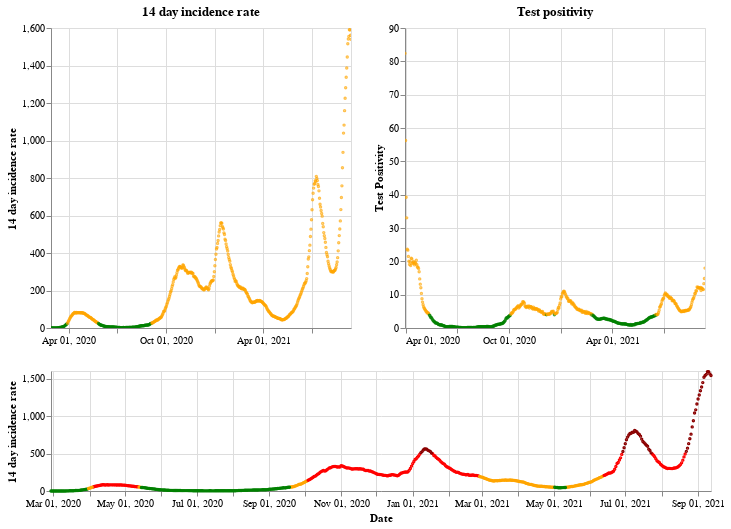

Notebook code cell kept with this figure:
### Markdown cell above
## Scotland

### Code cell
plot_traffic_light('Scotland')

### Figure 1 — Vega-Lite specification as saved in the notebook (floating-point values rounded to 4 significant figures; data arrays with more than 128 entries replaced by an {"elided": "..."} marker saying what was removed)
{"config": {"view": {"continuousWidth": 400, "continuousHeight": 300}}, "vconcat": [{"hconcat": [{"mark": {"type": "point", "size": 2}, "encoding": {"color": {"condition": {"value": "green", "test": "(datum.twoWeeklyCasesRate <= 25)"}, "value": "orange"}, "tooltip": [{"type": "nominal", "field": "areaName"}, {"type": "temporal", "field": "date"}, {"type": "quantitative", "field": "twoWeeklyCasesRate"}, {"type": "quantitative", "field": "testPositivity"}], "x": {"type": "temporal", "axis": {"title": ""}, "field": "date", "scale": {"domain": {"selection": "DateBrush"}}, "timeUnit": "yearmonthdate"}, "y": {"type": "quantitative", "axis": {"title": "14 day incidence rate"}, "field": "twoWeeklyCasesRate"}}, "title": "14 day incidence rate", "width": 300}, {"mark": {"type": "point", "size": 2}, "encoding": {"color": {"condition": {"value": "green", "test": "(datum.testPositivity <= 4)"}, "value": "orange"}, "tooltip": [{"type": "nominal", "field": "areaName"}, {"type": "temporal", "field": "date"}, {"type": "quantitative", "field": "twoWeeklyCasesRate"}, {"type": "quantitative", "field": "testPositivity"}], "x": {"type": "temporal", "axis": {"title": ""}, "field": "date", "scale": {"domain": {"selection": "DateBrush"}}, "timeUnit": "yearmonthdate"}, "y": {"type": "quantitative", "axis": {"title": "Test Positivity"}, "field": "testPositivity"}}, "title": "Test positivity", "width": 300}]}, {"layer": [{"mark": {"type": "point", "size": 2}, "encoding": {"color": {"condition": {"value": "orange", "test": "(((datum.testPositivity < 4) && (datum.twoWeeklyCasesRate >= 50)) && (datum.twoWeeklyCasesRate < 200))"}, "value": "red"}, "opacity": {"condition": {"value": 1, "test": "((datum.twoWeeklyCasesRate >= 50) && (datum.twoWeeklyCasesRate < 500))"}, "value": 0}, "tooltip": [{"type": "nominal", "field": "areaName"}, {"type": "temporal", "field": "date"}, {"type": "quantitative", "field": "twoWeeklyCasesRate"}, {"type": "quantitative", "field": "testPositivity"}], "x": {"type": "temporal", "axis": {"title": "Date"}, "field": "date", "timeUnit": "yearmonthdate"}, "y": {"type": "quantitative", "axis": {"title": "14 day incidence rate"}, "field": "twoWeeklyCasesRate"}}, "selection": {"DateBrush": {"type": "interval", "encodings": ["x"], "fields": ["Time"]}}}, {"mark": {"type": "point", "size": 2}, "encoding": {"color": {"value": "darkred"}, "opacity": {"condition": {"value": 1, "test": "(datum.twoWeeklyCasesRate >= 500)"}, "value": 0}, "tooltip": [{"type": "nominal", "field": "areaName"}, {"type": "temporal", "field": "date"}, {"type": "quantitative", "field": "twoWeeklyCasesRate"}, {"type": "quantitative", "field": "testPositivity"}], "x": {"type": "temporal", "axis": {"title": "Date"}, "field": "date", "timeUnit": "yearmonthdate"}, "y": {"type": "quantitative", "axis": {"title": "14 day incidence rate"}, "field": "twoWeeklyCasesRate"}}}, {"mark": {"type": "point", "size": 2}, "encoding": {"color": {"condition": {"value": "green", "test": "((datum.testPositivity < 4) && (datum.twoWeeklyCasesRate < 50))"}, "value": "orange"}, "opacity": {"condition": {"value": 1, "test": "(datum.twoWeeklyCasesRate < 50)"}, "value": 0}, "tooltip": [{"type": "nominal", "field": "areaName"}, {"type": "temporal", "field": "date"}, {"type": "quantitative", "field": "twoWeeklyCasesRate"}, {"type": "quantitative", "field": "testPositivity"}], "x": {"type": "temporal", "axis": {"title": "Date"}, "field": "date", "timeUnit": "yearmonthdate"}, "y": {"type": "quantitative", "axis": {"title": "14 day incidence rate"}, "field": "twoWeeklyCasesRate"}}}], "height": 120, "width": 660}], "data": {"name": "data-39eb75de22e4418cde2670f4cb1805b1"}, "$schema": "https://vega.github.io/schema/vega-lite/v4.8.1.json", "datasets": {"data-39eb75de22e4418cde2670f4cb1805b1": {"elided": "563 records"}}}
